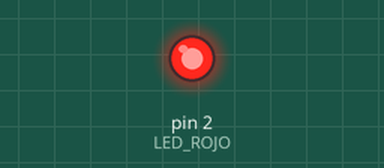
The sketch below on a simulated Arduino Uno, built with avr-gcc and run on an emulated ATmega328P. Parts: output pins drawn as LEDs (lit = HIGH).

Above: at 0.1 s.
Timing chart, 0 to 1.6 s (numbered marks = the images above):
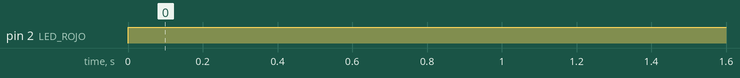

The sketch:

LED_ROJO.ino
```cpp
#define LED_ROJO 2

void setup()
{
pinMode(LED_ROJO, OUTPUT);
}

void loop()
{
  digitalWrite(LED_ROJO,HIGH);

}
```

Measured:
- by itself, pin 2 (LED_ROJO): LOW → HIGH at 0.00 s
